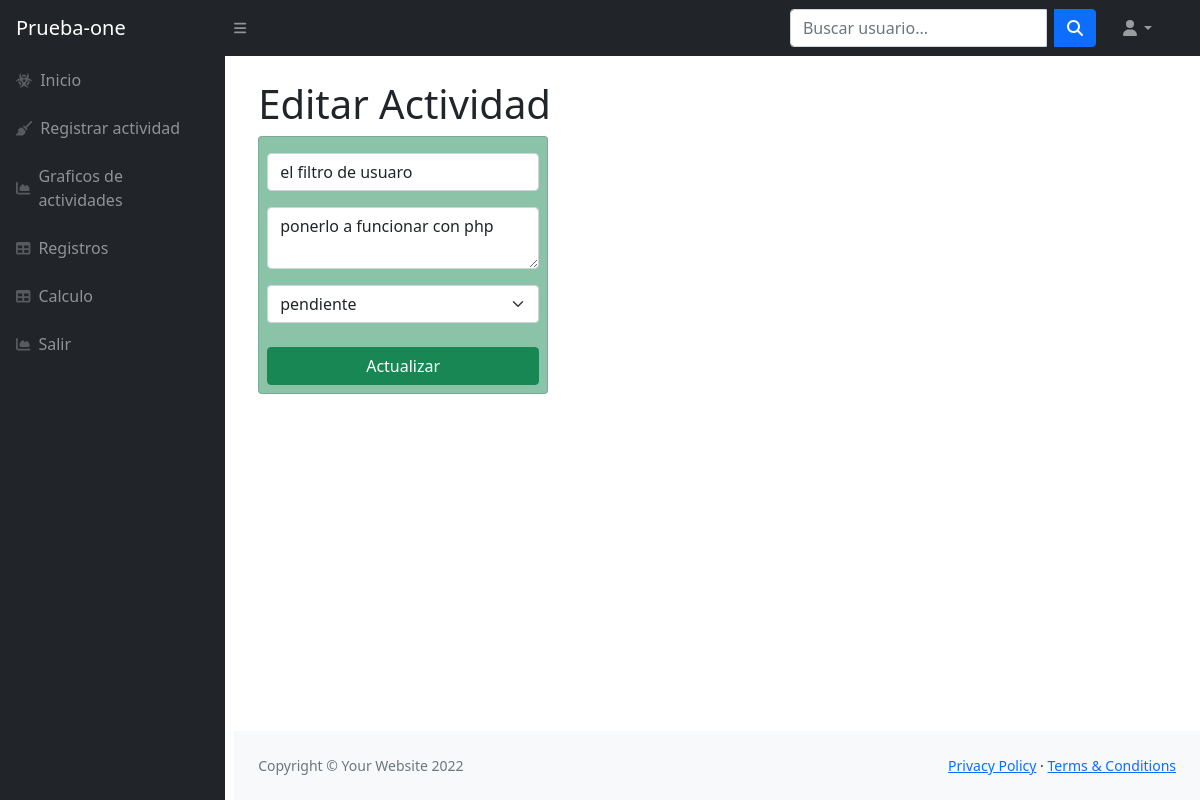
The page /editar.php?id=37 (signed in) on the database as committed earlier.
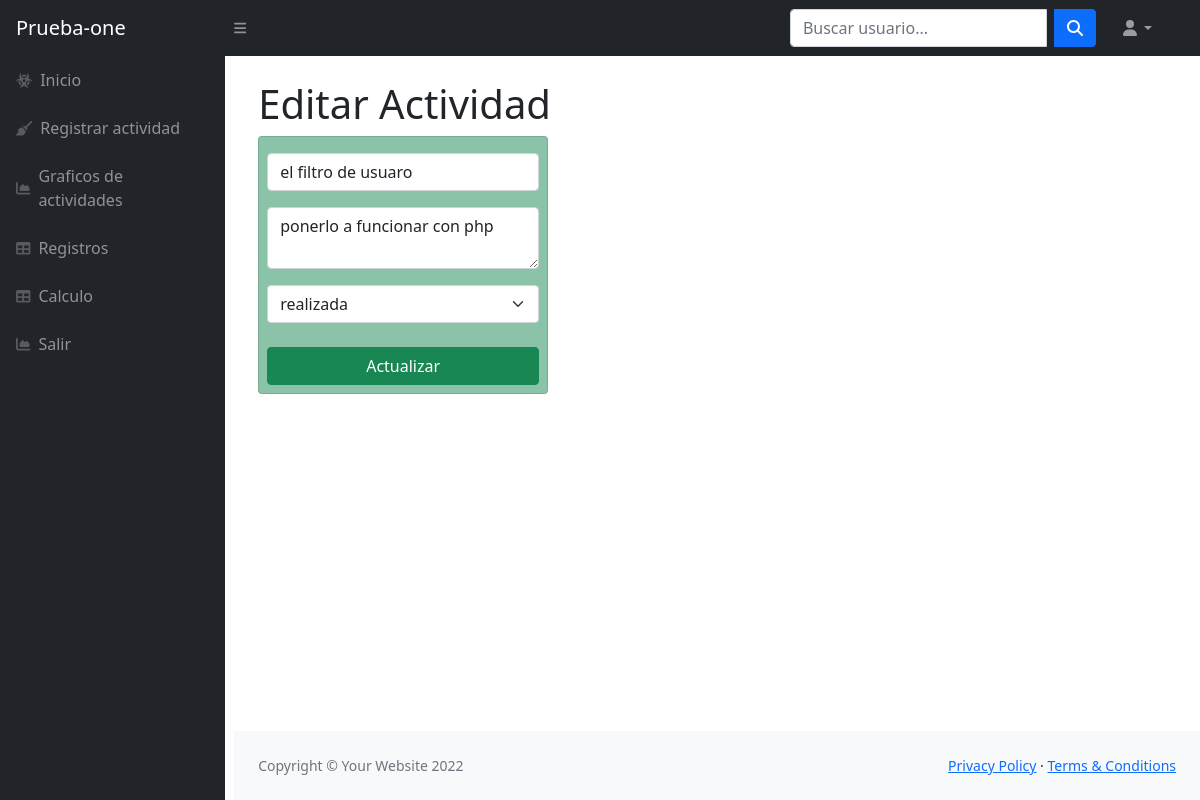
The same page on the database as committed later.
### tables this page shows
CREATE TABLE `tareas` (
  `id_tarea` int(11) NOT NULL,
  `nombre` varchar(255) NOT NULL,
  `descripcion` varchar(255) NOT NULL,
  `creado_en` timestamp NOT NULL DEFAULT current_timestamp(),
  `id_usuario` int(11) NOT NULL,
  `id_status` int(11) NOT NULL
);

CREATE TABLE `status_tareas` (
  `id_status` int(11) NOT NULL,
  `nombre` varchar(255) NOT NULL
);

### editar.php (the view, shortened to what this page needs)
<?php
    require('database.php');
    if(isset($_GET['id'])){
        $id = $_GET['id'];
        $sql = "SELECT * FROM tareas WHERE id_tarea=:id";
        $stmt = $conn->prepare($sql);
        $stmt->bindParam(':id', $id);
        $stmt->execute();
        $results = $stmt->fetch(PDO::FETCH_ASSOC);
        if(count($results) > 0){
            $actividad = $results;
            $nombre= $actividad['nombre'];
            $descripcion = $actividad['descripcion'];
            $id_actividad = $actividad['id_tarea'];
            $status_tarea = $actividad['id_status'];
        }
     }
?>
<!DOCTYPE html>
<html lang="en">
    <head>
        <link rel="stylesheet" type="text/css" href="vendor/bootstrap/css/bootstrap.min.css">
        <link href="./css/styles2.css" rel="stylesheet" />
    </head>
    <body class="sb-nav-fixed">
        <?php require 'partials/navbar.php' ?>
        <div id="layoutSidenav">
            <?php require 'partials/nav.php' ?>
            <div id="layoutSidenav_content">
                <main>
                <div class="container-fluid px-4">
                <h1 class="mt-4">Editar Actividad</h1>
                <div class="row">
                            <div class="col-md-4">
                                <div class="card card-body bg-success p-2 bg-opacity-50" >
                                    <form action="editar.php?id=<?php echo $id_actividad ?>" method="POST">
                                        <div class="form-group mt-2">
                                            <input type="text" name="nombre_a" class="form-control" value="<?php echo $nombre ?>" placeholder="Ingrese el nombre de la actividad" autofocus>
                                        </div>
                                        <div class="form-group mt-2">
                                            <textarea name="descripcion_a" rows="2" class="form-control" placeholder="Ingrese la descripcion de la actividad"><?php echo $descripcion ?></textarea>
                                        </div>
                                        <div class="form-group mt-2">
                                            <select name="id_status" required class="form-select" aria-label="Default select example">
                                            <?php
                                                $records = $conn->prepare('SELECT * FROM status_tareas');
                                                $records->execute();
                                                $resultado = $records->fetchAll(PDO::FETCH_ASSOC);
                                                foreach($resultado as $row){ ?>
                                                <option value="<?php echo $row['id_status'] ?>" <?php if($row['id_status'] == $status_tarea) echo 'selected' ?>><?php echo $row['nombre'] ?></option>
                                                <?php }?>
                                            </select>
                                        </div>
                                        <div class="d-grid gap-2">
                                             <button class="btn btn-success mt-2" name="guardar_tarea">Actualizar</button>
                                        </div>
                                    </form>
                                </div>
                            </div>
                        </div>
                </div>
                </main>
                <footer class="py-4 bg-light mt-auto">
                    <div class="container-fluid px-4">
                        <div class="d-flex align-items-center justify-content-between small">
                            <div class="text-muted">Copyright &copy; Your Website 2022</div>
                            <div>
                                <a href="#">Privacy Policy</a>
                                &middot;
                                <a href="#">Terms &amp; Conditions</a>
                            </div>
                        </div>
                    </div>
                </footer>
            </div>
        </div>
    </body>
</html>

Rows that differ between the two databases and show on the page:
changed tareas "el filtro de usuaro": id_status "pendiente" → "realizada"
